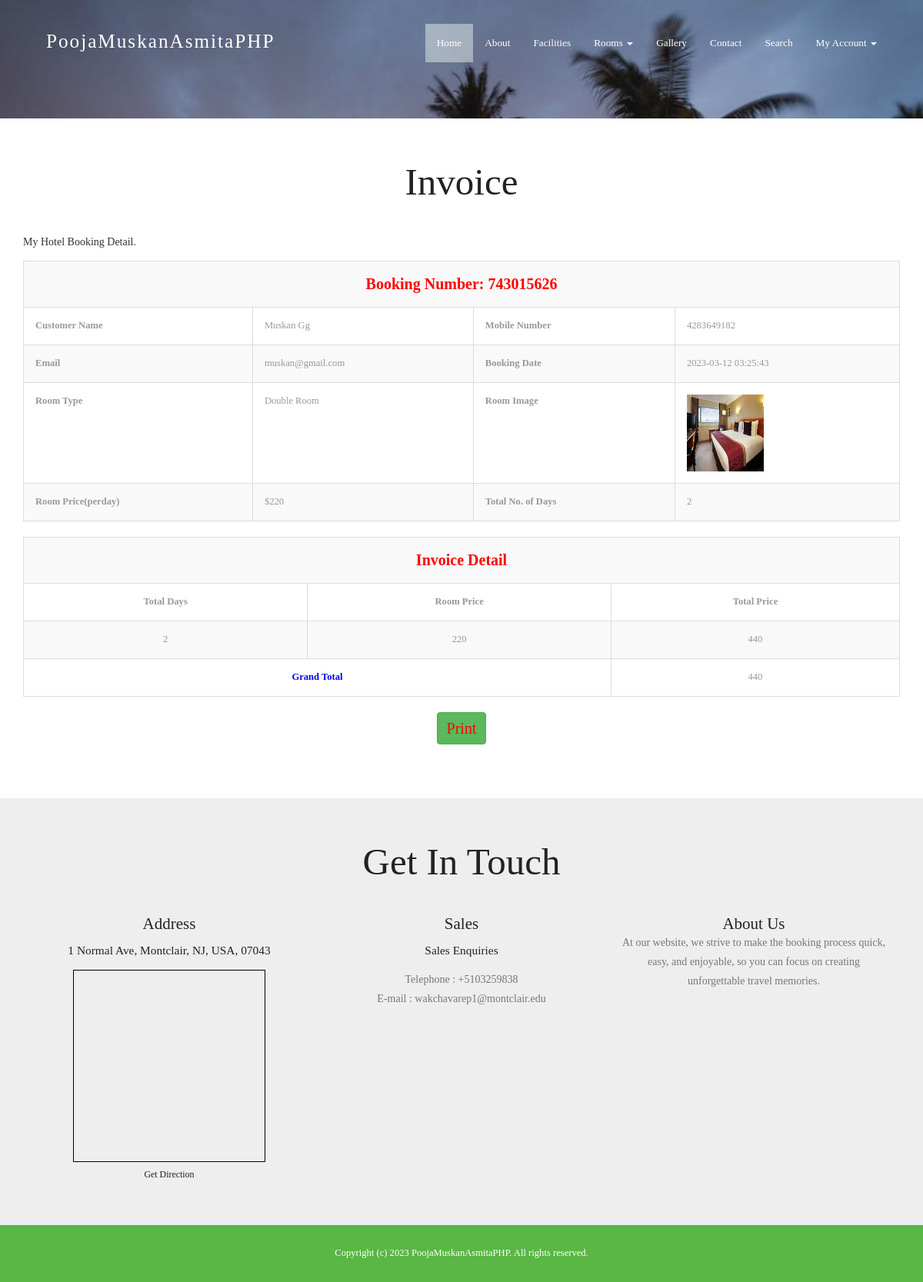
Screenshot of /invoice.php?invid=1 (signed in) with the database file from the repository.
### tables this page shows
CREATE TABLE `tblbooking` (
  `ID` int(10) NOT NULL,
  `RoomId` int(5) DEFAULT NULL,
  `BookingNumber` varchar(120) DEFAULT NULL,
  `UserID` int(5) NOT NULL,
  `IDType` varchar(120) DEFAULT NULL,
  `Gender` varchar(50) DEFAULT NULL,
  `Address` mediumtext DEFAULT NULL,
  `CheckinDate` varchar(200) DEFAULT NULL,
  `CheckoutDate` varchar(200) DEFAULT NULL,
  `BookingDate` timestamp NULL DEFAULT current_timestamp(),
  `Remark` varchar(50) DEFAULT NULL,
  `Status` varchar(50) DEFAULT NULL,
  `UpdationDate` timestamp NULL DEFAULT NULL ON UPDATE current_timestamp(),
  `State` varchar(100) NOT NULL,
  `StreetName` varchar(200) NOT NULL,
  `City` varchar(100) NOT NULL,
  `ZipCode` varchar(5) NOT NULL
);

CREATE TABLE `tbluser` (
  `ID` int(10) NOT NULL,
  `FullName` varchar(200) DEFAULT NULL,
  `MobileNumber` bigint(10) DEFAULT NULL,
  `Email` varchar(120) DEFAULT NULL,
  `Password` varchar(120) DEFAULT NULL,
  `RegDate` timestamp NULL DEFAULT current_timestamp()
);

CREATE TABLE `tblcategory` (
  `ID` int(10) NOT NULL,
  `CategoryName` varchar(120) DEFAULT NULL,
  `Description` mediumtext DEFAULT NULL,
  `Price` int(5) NOT NULL,
  `Date` timestamp NULL DEFAULT current_timestamp()
);

CREATE TABLE `tblroom` (
  `ID` int(10) NOT NULL,
  `RoomType` int(10) DEFAULT NULL,
  `RoomName` varchar(200) DEFAULT NULL,
  `MaxAdult` int(5) DEFAULT NULL,
  `MaxChild` int(5) DEFAULT NULL,
  `RoomDesc` mediumtext DEFAULT NULL,
  `NoofBed` int(5) DEFAULT NULL,
  `Image` varchar(200) DEFAULT NULL,
  `RoomFacility` varchar(200) DEFAULT NULL,
  `CreationDate` timestamp NULL DEFAULT current_timestamp()
);

CREATE TABLE `tblpage` (
  `ID` int(10) NOT NULL,
  `PageType` varchar(120) DEFAULT NULL,
  `PageTitle` varchar(200) DEFAULT NULL,
  `PageDescription` mediumtext DEFAULT NULL,
  `PageDescription2` varchar(500) NOT NULL,
  `Email` varchar(120) DEFAULT NULL,
  `MobileNumber` bigint(10) DEFAULT NULL,
  `UpdationDate` timestamp NULL DEFAULT NULL ON UPDATE current_timestamp()
);

### invoice.php (the view, shortened to what this page needs)
 <?php
include('includes/dbconnection.php');
if (strlen($_SESSION['hbmsuid']==0)) {
  header('location:logout.php');
  } else{
?>
<!DOCTYPE HTML>
<html>
<head>
<link href="css/bootstrap.css" rel="stylesheet" type="text/css" media="all">
<link href="css/style.css" rel="stylesheet" type="text/css" media="all" />
</head>
<body>
			<div class="header head-top">
				<div class="container">
	<?php include_once('includes/header.php');?>
		</div>
</div>
	<div class="typography">
			<div class="container">
				<div class="typography-info">
					<h2 class="type">Invoice</h2>
				</div>
				<p>My Hotel Booking Detail.</p>
				<div class="bs-docs-example">
					<?php
$invid=$_GET['invid'];
$sql="SELECT tblbooking.BookingNumber,tbluser.FullName,DATEDIFF(tblbooking.CheckoutDate,tblbooking.CheckinDate) as ddf,tbluser.MobileNumber,tbluser.Email,tblbooking.IDType,tblbooking.Gender,tblbooking.Address,tblbooking.CheckinDate,tblbooking.CheckoutDate,tblbooking.BookingDate,tblbooking.Remark,tblbooking.Status,tblbooking.UpdationDate,tblcategory.CategoryName,tblcategory.Description,tblcategory.Price,tblroom.RoomName,tblroom.MaxAdult,tblroom.MaxChild,tblroom.RoomDesc,tblroom.NoofBed,tblroom.Image,tblroom.RoomFacility
from tblbooking
join tblroom on tblbooking.RoomId=tblroom.ID
join tblcategory on tblcategory.ID=tblroom.RoomType
join tbluser on tblbooking.UserID=tbluser.ID
where tblbooking.ID=:invid";
$query = $dbh -> prepare($sql);
$query-> bindParam(':invid', $invid, PDO::PARAM_STR);
$query->execute();
$results=$query->fetchAll(PDO::FETCH_OBJ);
$cnt=1;
if($query->rowCount() > 0)
{
foreach($results as $row)
{               ?>
                            <table border="1" class="table table-bordered table-striped table-vcenter js-dataTable-full-pagination">
                                            <tr>
    <th colspan="5" style="text-align: center;color: red;font-size: 20px">Booking Number: <?php  echo $row->BookingNumber;?></th>
  </tr>
  <tr>
    <th>Customer Name</th>
    <td><?php  echo $row->FullName;?></td>
   <th>Mobile Number</th>
    <td colspan="2"><?php  echo $row->MobileNumber;?></td>
  </tr>
  <tr>
    <th>Email</th>
    <td><?php  echo $row->Email;?></td>
    <th>Booking Date</th>
    <td colspan="2"><?php  echo $row->BookingDate;?></td>
  </tr>
   <tr>
    <th>Room Type</th>
    <td><?php  echo $row->CategoryName;?></td>
    <th>Room Image</th>
    <td><img src="admin/images/<?php echo $row->Image;?>" width="100" height="100" value="<?php  echo $row->Image;?>"></td>
  </tr>
 <tr>
    <th>Room Price(perday)</th>
    <td>$<?php  echo $row->Price;?></td>
    <th>Total No. of Days</th>
    <td colspan="2"><?php  echo $row->ddf;?></td>
  </tr>
<table border="1" class="table table-bordered table-striped table-vcenter js-dataTable-full-pagination">
  <tr>
    <th colspan="5" style="text-align: center;color: red;font-size: 20px">Invoice Detail</th>
  </tr>
  <tr>
    <th style="text-align: center;">Total Days</th>
   <th style="text-align: center;">Room Price</th>
   <th style="text-align: center;">Total Price</th>
  </tr>
<tr>
  <td style="text-align: center;"><?php  echo $ddf=$row->ddf;?></td>
  <td style="text-align: center;"><?php  echo $tp= $row->Price;?></td>
<td style="text-align: center;"><?php  echo $total= $ddf*$tp;?></td>
  </tr>
  <?php
$grandtotal+=$total;
$cnt=$cnt+1;} ?>
<tr>
  <th colspan="2" style="text-align:center;color: blue">Grand Total </th>
<td colspan="2" style="text-align: center;"><?php  echo $grandtotal;?></td>
</tr>
<?php $cnt=$cnt+1;} ?>
</table>
</table>
<p style="text-align: center;font-size: 20px">
  <input name="Submit2" type="submit" class="btn btn-success" style="color: red;font-size: 20px" value="Print" onClick="return f3();" style="cursor: pointer;"  /></p>
				</div>
			</div>
	</div>
			<?php include_once('includes/getintouch.php');?>
				<?php include_once('includes/footer.php');?>
</body>
</html>
<?php }  ?>

### includes/getintouch.php
<div class="touch-section">
					<div class="container">
						<h3>get in touch</h3>
						<div class="touch-grids">
							<?php
$sql="SELECT * from tblpage where PageType='contactus'";
$query = $dbh -> prepare($sql);
$query->execute();
$results=$query->fetchAll(PDO::FETCH_OBJ);
$cnt=1;
if($query->rowCount() > 0)
{
foreach($results as $row)
{               ?>
							<div class="col-md-4 touch-grid">
								<h4>address</h4>
								<h5><?php  echo htmlentities($row->PageDescription);?></h5>
								<div>
									<iframe width="250" height="250" frameborder="0" scrolling="no" marginheight="0" marginwidth="0" src="https://www.openstreetmap.org/export/embed.html?bbox=-74.22032833099367%2C40.85274125306508%2C-74.17355060577394%2C40.87682284550599&amp;layer=mapnik&amp;marker=40.864783143872174%2C-74.19693946838379" style="border: 1px solid black"></iframe><br/><small><a href="https://www.google.co.in/maps/dir//Montclair+State+University,+1+Normal+Ave,+Montclair,+NJ+07043/@40.8666026,-74.199832,17z/data=!4m8!4m7!1m0!1m5!1m1!1s0x89c2fe352883ec55:0xeece028744cfc9ae!2m2!1d-74.1976433!2d40.8666026">Get Direction</a></small>
								</div>
							</div>
							<div class="col-md-4 touch-grid">
								<h4>Sales</h4>
								<h5>Sales Enquiries</h5>
								<p>Telephone : +<?php  echo htmlentities($row->MobileNumber);?></p>
							<p>E-mail : <?php  echo htmlentities($row->Email);?></p>
							</div><?php $cnt=$cnt+1;}} ?>
							<div class="col-md-4 touch-grid">
								<?php
$sql="SELECT * from tblpage where PageType='aboutus'";
$query = $dbh -> prepare($sql);
$query->execute();
$results=$query->fetchAll(PDO::FETCH_OBJ);
$cnt=1;
if($query->rowCount() > 0)
{
foreach($results as $row)
{               ?>
							<h4><?php  echo htmlentities($row->PageTitle);?></h4>
								<p><?php  echo htmlentities($row->PageDescription2);?></p>
							</div><?php $cnt=$cnt+1;}} ?>
							<div class="clearfix"></div>
						</div>
					</div>
					</div>

### css/style.css (style rules this page uses)
body a { transition:0.5s all; -webkit-transition:0.5s all; -moz-transition:0.5s all; -o-transition:0.5s all; -ms-transition:0.5s all; }
h1,h2,h3,h4,h5,h6 { padding:0 0; margin:0 0; }
p { padding:0 0; margin:0 0; }
body { padding:0 0; margin:0 0; font-family: 'American Typewriter' }
.header { background:url(../images/banner1.jpg) no-repeat 0px 0px; background-size:cover; -webkit-background-size: cover; -moz-background-size: cover; -o-background-size: cover; -ms-background-size: cover; min-height:764px; padding-bottom: 4em; }
.touch-section { padding: 4em 0; text-align: center; background-color: #eee; }
.touch-grids { margin-top: 3em; }
.touch-grid h4 { font-size: 1.5em; color: #222; text-transform: capitalize; }
.touch-section h3 { font-size: 3.5em; text-transform: capitalize; font-family: 'American Typewriter'; color: #222; }
.touch-grid h5 { font-size: 1.1em; padding: 1em 0; color: #222; }
.touch-grid p { font-size: 1em; line-height: 1.8em; color: #777; }
.head-top { min-height: 115px !important; }
.typography-info { text-align: center; margin-bottom: 3em; }
h2.type { font-size: 3.5em; text-transform: capitalize; font-family: 'American Typewriter'; color: #222; }
.typography { padding: 4em 0; }
.table > thead > tr > th, .table > tbody > tr > th, .table > tfoot > tr > th, .table > thead > tr > td, .table > tbody > tr > td, .table > tfoot > tr > td { border-top: none !important; }
.bs-docs-example { margin: 1em 0; }
.table td, .table>tbody>tr>td, .table>tbody>tr>th, .table>tfoot>tr>td, .table>tfoot>tr>th, .table>thead>tr>td, .table>thead>tr>th { padding: 15px!important; }
.table > thead > tr > th, .table > tbody > tr > th, .table > tfoot > tr > th, .table > thead > tr > td, .table > tbody > tr > td, .table > tfoot > tr > td { font-size: 0.9em; color: #999; border-top: none !important; }
@media (max-width:1440px) { .header { min-height: 679px; } }
@media (max-width:1366px) { .header { min-height: 652px; } }
@media (max-width:1280px) { .header { min-height: 602px; } }

### rows the page displays
tblbooking: BookingNumber "743015626", UserID.FullName "Muskan Gg", UserID.MobileNumber "4283649182", UserID.Email "muskan@gmail.com", BookingDate "2023-03-12 03:25:43", tblcategory.CategoryName "Double Room", RoomId.Image (picture), tblcategory.Price "220", ddf "2", tp "440"
tblpage: PageDescription "1 Normal Ave, Montclair, NJ, USA, 07043", MobileNumber "5103259838", Email "wakchavarep1@montclair.edu"
tblpage: PageTitle "About Us", PageDescription2 "At our website, we strive to make the booking process quick, easy, and enjoyable, so you can focus on creating unforgettable travel memories."

### other values shown
$grandtotal "440"
